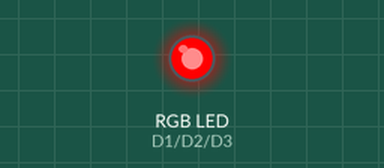
Simulated run of this sketch. Board: ESP8266 (NodeMCU). Shown: an RGB LED mixed from three pins (HIGH = lit).

Above: at 0.1 s.
At 60.1 s:
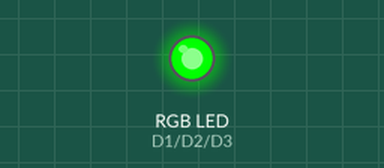
At 120.1 s:
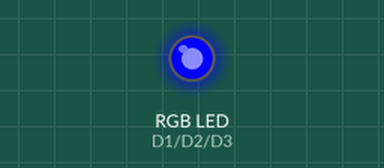
Timing chart, 0 to 121.6 s (numbered marks = the images above):
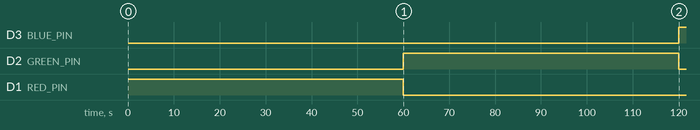

Measured:
- by itself, D3 (BLUE_PIN): LOW → HIGH at 120 s
- by itself, D2 (GREEN_PIN): LOW → HIGH at 60.0 s, → LOW 60.0 s later
- by itself, D1 (RED_PIN): LOW → HIGH at 0.00 s, → LOW 60.0 s later

The sketch:

RGB_PAtt2.ino
```cpp
#define RED_PIN D1    // Red pin connected to D1
#define GREEN_PIN D2  // Green pin connected to D2
#define BLUE_PIN D3   // Blue pin connected to D3

#define COLOR_DURATION 60000 // Time for each color in milliseconds (1 minute = 60,000 ms)

void setup() {
  pinMode(RED_PIN, OUTPUT);
  pinMode(GREEN_PIN, OUTPUT);
  pinMode(BLUE_PIN, OUTPUT);
}

void loop() {
  // Define the colors
  int colors[][3] = {
    {255, 0, 0},     // Red
    {0, 255, 0},     // Green
    {0, 0, 255},     // Blue
    {255, 255, 0},   // Yellow
    {255, 0, 255},   // Magenta
    {0, 255, 255},   // Cyan
    {255, 255, 255}  // White
  };

  // Display each color for one minute
  for (int i = 0; i < 7; i++) {
    analogWrite(RED_PIN, colors[i][0]);
    analogWrite(GREEN_PIN, colors[i][1]);
    analogWrite(BLUE_PIN, colors[i][2]);
    delay(COLOR_DURATION);
  }
}
```
